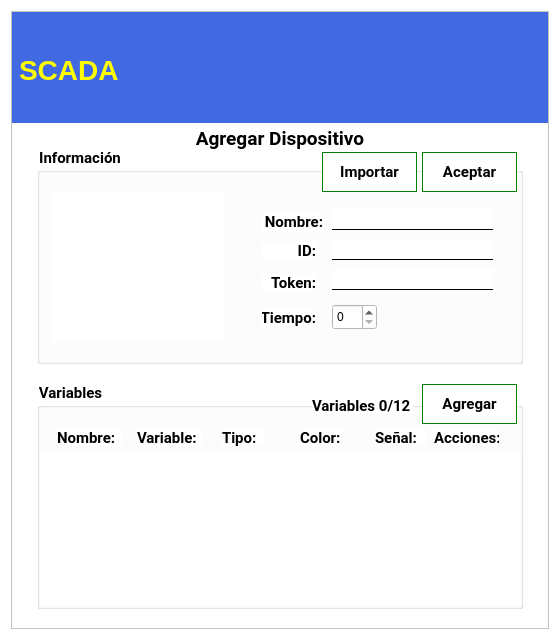
<?xml version="1.0" encoding="UTF-8"?>
<ui version="4.0">
 <class>AgregarDispositvoModal</class>
 <widget class="QWidget" name="AgregarDispositvoModal">
  <property name="windowModality">
   <enum>Qt::WindowModal</enum>
  </property>
  <property name="geometry">
   <rect>
    <x>0</x>
    <y>0</y>
    <width>560</width>
    <height>640</height>
   </rect>
  </property>
  <property name="sizePolicy">
   <sizepolicy hsizetype="Preferred" vsizetype="Maximum">
    <horstretch>0</horstretch>
    <verstretch>0</verstretch>
   </sizepolicy>
  </property>
  <property name="minimumSize">
   <size>
    <width>560</width>
    <height>640</height>
   </size>
  </property>
  <property name="font">
   <font>
    <family>Noto Serif</family>
    <pointsize>11</pointsize>
    <weight>75</weight>
    <bold>true</bold>
   </font>
  </property>
  <property name="contextMenuPolicy">
   <enum>Qt::NoContextMenu</enum>
  </property>
  <property name="windowTitle">
   <string>Sistema SCADA</string>
  </property>
  <property name="windowIcon">
   <iconset>
    <normaloff>../../../../../.designer/if_16_1751363.ico</normaloff>../../../../../.designer/if_16_1751363.ico</iconset>
  </property>
  <property name="styleSheet">
   <string notr="true">background-color: rgb(255, 255, 255);</string>
  </property>
  <property name="inputMethodHints">
   <set>Qt::ImhSensitiveData</set>
  </property>
  <layout class="QVBoxLayout" name="verticalLayout">
   <item alignment="Qt::AlignTop">
    <widget class="QFrame" name="MainFrame">
     <property name="minimumSize">
      <size>
       <width>360</width>
       <height>520</height>
      </size>
     </property>
     <property name="frameShape">
      <enum>QFrame::StyledPanel</enum>
     </property>
     <property name="frameShadow">
      <enum>QFrame::Raised</enum>
     </property>
     <layout class="QVBoxLayout" name="MainLayout">
      <property name="spacing">
       <number>0</number>
      </property>
      <property name="leftMargin">
       <number>0</number>
      </property>
      <property name="topMargin">
       <number>0</number>
      </property>
      <property name="rightMargin">
       <number>0</number>
      </property>
      <property name="bottomMargin">
       <number>20</number>
      </property>
      <item alignment="Qt::AlignTop">
       <widget class="QFrame" name="TitleFrame">
        <property name="minimumSize">
         <size>
          <width>0</width>
          <height>111</height>
         </size>
        </property>
        <property name="maximumSize">
         <size>
          <width>16777215</width>
          <height>111</height>
         </size>
        </property>
        <property name="frameShape">
         <enum>QFrame::NoFrame</enum>
        </property>
        <property name="frameShadow">
         <enum>QFrame::Plain</enum>
        </property>
        <layout class="QGridLayout" name="TitleLayout">
         <property name="leftMargin">
          <number>0</number>
         </property>
         <property name="topMargin">
          <number>0</number>
         </property>
         <property name="rightMargin">
          <number>0</number>
         </property>
         <property name="bottomMargin">
          <number>0</number>
         </property>
         <property name="spacing">
          <number>0</number>
         </property>
         <item row="0" column="0">
          <widget class="QLabel" name="lblUDB">
           <property name="sizePolicy">
            <sizepolicy hsizetype="Maximum" vsizetype="Maximum">
             <horstretch>0</horstretch>
             <verstretch>0</verstretch>
            </sizepolicy>
           </property>
           <property name="minimumSize">
            <size>
             <width>0</width>
             <height>116</height>
            </size>
           </property>
           <property name="maximumSize">
            <size>
             <width>16777215</width>
             <height>116</height>
            </size>
           </property>
           <property name="styleSheet">
            <string notr="true">background-color: rgb(65, 105, 225);
margin:0px;</string>
           </property>
           <property name="frameShape">
            <enum>QFrame::NoFrame</enum>
           </property>
           <property name="text">
            <string/>
           </property>
           <property name="pixmap">
            <pixmap resource="../../resources/resources.qrc">:/source/img/logo.png</pixmap>
           </property>
           <property name="alignment">
            <set>Qt::AlignRight|Qt::AlignTrailing|Qt::AlignVCenter</set>
           </property>
          </widget>
         </item>
         <item row="0" column="2">
          <widget class="QLabel" name="lblSCADA">
           <property name="sizePolicy">
            <sizepolicy hsizetype="Minimum" vsizetype="Maximum">
             <horstretch>0</horstretch>
             <verstretch>0</verstretch>
            </sizepolicy>
           </property>
           <property name="minimumSize">
            <size>
             <width>250</width>
             <height>116</height>
            </size>
           </property>
           <property name="maximumSize">
            <size>
             <width>16777215</width>
             <height>116</height>
            </size>
           </property>
           <property name="font">
            <font>
             <pointsize>21</pointsize>
             <weight>75</weight>
             <bold>true</bold>
            </font>
           </property>
           <property name="autoFillBackground">
            <bool>false</bool>
           </property>
           <property name="styleSheet">
            <string notr="true">color: rgb(255, 255, 0);background-color: rgb(65, 105, 225);
margin:0px;</string>
           </property>
           <property name="text">
            <string>SCADA</string>
           </property>
          </widget>
         </item>
         <item row="0" column="3">
          <widget class="QFrame" name="ExitFrame">
           <property name="sizePolicy">
            <sizepolicy hsizetype="Maximum" vsizetype="Minimum">
             <horstretch>0</horstretch>
             <verstretch>0</verstretch>
            </sizepolicy>
           </property>
           <property name="minimumSize">
            <size>
             <width>0</width>
             <height>116</height>
            </size>
           </property>
           <property name="maximumSize">
            <size>
             <width>16777215</width>
             <height>116</height>
            </size>
           </property>
           <property name="styleSheet">
            <string notr="true">background-color: rgb(65, 105, 225);</string>
           </property>
           <property name="frameShape">
            <enum>QFrame::NoFrame</enum>
           </property>
           <property name="frameShadow">
            <enum>QFrame::Plain</enum>
           </property>
           <property name="lineWidth">
            <number>0</number>
           </property>
           <layout class="QGridLayout" name="ExitLayout">
            <property name="leftMargin">
             <number>0</number>
            </property>
            <property name="topMargin">
             <number>0</number>
            </property>
            <property name="rightMargin">
             <number>0</number>
            </property>
            <property name="bottomMargin">
             <number>0</number>
            </property>
            <property name="spacing">
             <number>0</number>
            </property>
            <item row="0" column="1">
             <widget class="QPushButton" name="btnExit">
              <property name="sizePolicy">
               <sizepolicy hsizetype="Maximum" vsizetype="Maximum">
                <horstretch>0</horstretch>
                <verstretch>0</verstretch>
               </sizepolicy>
              </property>
              <property name="maximumSize">
               <size>
                <width>32</width>
                <height>32</height>
               </size>
              </property>
              <property name="layoutDirection">
               <enum>Qt::RightToLeft</enum>
              </property>
              <property name="text">
               <string/>
              </property>
              <property name="icon">
               <iconset resource="../../resources/resources.qrc">
                <normaloff>:/source/img/Cancelar.png</normaloff>:/source/img/Cancelar.png</iconset>
              </property>
              <property name="iconSize">
               <size>
                <width>24</width>
                <height>24</height>
               </size>
              </property>
              <property name="flat">
               <bool>true</bool>
              </property>
             </widget>
            </item>
            <item row="0" column="0" rowspan="2">
             <widget class="QLabel" name="lblIIE">
              <property name="sizePolicy">
               <sizepolicy hsizetype="Maximum" vsizetype="Preferred">
                <horstretch>0</horstretch>
                <verstretch>0</verstretch>
               </sizepolicy>
              </property>
              <property name="maximumSize">
               <size>
                <width>16777215</width>
                <height>116</height>
               </size>
              </property>
              <property name="styleSheet">
               <string notr="true">background-color: rgb(65, 105, 225);
margin:0px;</string>
              </property>
              <property name="text">
               <string/>
              </property>
              <property name="pixmap">
               <pixmap resource="../../resources/resources.qrc">:/source/img/iiie.png</pixmap>
              </property>
              <property name="scaledContents">
               <bool>false</bool>
              </property>
              <property name="alignment">
               <set>Qt::AlignCenter</set>
              </property>
             </widget>
            </item>
           </layout>
          </widget>
         </item>
        </layout>
       </widget>
      </item>
      <item alignment="Qt::AlignTop">
       <widget class="QLabel" name="lblTitle">
        <property name="sizePolicy">
         <sizepolicy hsizetype="Minimum" vsizetype="Maximum">
          <horstretch>0</horstretch>
          <verstretch>0</verstretch>
         </sizepolicy>
        </property>
        <property name="minimumSize">
         <size>
          <width>0</width>
          <height>26</height>
         </size>
        </property>
        <property name="maximumSize">
         <size>
          <width>16777215</width>
          <height>51</height>
         </size>
        </property>
        <property name="font">
         <font>
          <family>Roboto</family>
          <pointsize>14</pointsize>
          <weight>75</weight>
          <bold>true</bold>
         </font>
        </property>
        <property name="styleSheet">
         <string notr="true">margin-top:5px;</string>
        </property>
        <property name="text">
         <string>Agregar Dispositivo</string>
        </property>
        <property name="alignment">
         <set>Qt::AlignCenter</set>
        </property>
       </widget>
      </item>
      <item>
       <widget class="QGroupBox" name="InformacionContent">
        <property name="minimumSize">
         <size>
          <width>0</width>
          <height>215</height>
         </size>
        </property>
        <property name="font">
         <font>
          <family>Roboto</family>
          <pointsize>11</pointsize>
          <weight>75</weight>
          <bold>true</bold>
         </font>
        </property>
        <property name="styleSheet">
         <string notr="true">QGroupBox{margin-left:25px;margin-right:25px;}
QGroupBox::title{top:0;}</string>
        </property>
        <property name="title">
         <string>Información</string>
        </property>
        <property name="alignment">
         <set>Qt::AlignLeading|Qt::AlignLeft|Qt::AlignVCenter</set>
        </property>
        <property name="flat">
         <bool>false</bool>
        </property>
        <widget class="QLabel" name="lblImagen">
         <property name="geometry">
          <rect>
           <x>40</x>
           <y>42</y>
           <width>171</width>
           <height>151</height>
          </rect>
         </property>
         <property name="text">
          <string/>
         </property>
         <property name="pixmap">
          <pixmap resource="../../resources/resources.qrc">:/source/img/NoImage.png</pixmap>
         </property>
         <property name="scaledContents">
          <bool>true</bool>
         </property>
        </widget>
        <widget class="QLineEdit" name="txtNombre">
         <property name="geometry">
          <rect>
           <x>320</x>
           <y>60</y>
           <width>161</width>
           <height>21</height>
          </rect>
         </property>
         <property name="styleSheet">
          <string notr="true">border-bottom:1px solid black;border-top:none;</string>
         </property>
        </widget>
        <widget class="QLineEdit" name="txtID">
         <property name="geometry">
          <rect>
           <x>320</x>
           <y>90</y>
           <width>161</width>
           <height>21</height>
          </rect>
         </property>
         <property name="styleSheet">
          <string notr="true">border-bottom:1px solid black;border-top:none;</string>
         </property>
        </widget>
        <widget class="QLineEdit" name="txtToken">
         <property name="geometry">
          <rect>
           <x>320</x>
           <y>120</y>
           <width>161</width>
           <height>21</height>
          </rect>
         </property>
         <property name="styleSheet">
          <string notr="true">border-bottom:1px solid black;border-top:none;</string>
         </property>
        </widget>
        <widget class="QSpinBox" name="txtTime">
         <property name="geometry">
          <rect>
           <x>320</x>
           <y>155</y>
           <width>45</width>
           <height>26</height>
          </rect>
         </property>
        </widget>
        <widget class="QLabel" name="label">
         <property name="geometry">
          <rect>
           <x>250</x>
           <y>63</y>
           <width>61</width>
           <height>20</height>
          </rect>
         </property>
         <property name="font">
          <font>
           <family>Roboto</family>
           <pointsize>11</pointsize>
           <weight>75</weight>
           <bold>true</bold>
          </font>
         </property>
         <property name="text">
          <string>Nombre:</string>
         </property>
         <property name="alignment">
          <set>Qt::AlignRight|Qt::AlignTrailing|Qt::AlignVCenter</set>
         </property>
        </widget>
        <widget class="QLabel" name="label_2">
         <property name="geometry">
          <rect>
           <x>250</x>
           <y>93</y>
           <width>54</width>
           <height>17</height>
          </rect>
         </property>
         <property name="font">
          <font>
           <family>Roboto</family>
           <pointsize>11</pointsize>
           <weight>75</weight>
           <bold>true</bold>
          </font>
         </property>
         <property name="text">
          <string>ID:</string>
         </property>
         <property name="alignment">
          <set>Qt::AlignRight|Qt::AlignTrailing|Qt::AlignVCenter</set>
         </property>
        </widget>
        <widget class="QLabel" name="label_3">
         <property name="geometry">
          <rect>
           <x>250</x>
           <y>125</y>
           <width>54</width>
           <height>17</height>
          </rect>
         </property>
         <property name="font">
          <font>
           <family>Roboto</family>
           <pointsize>11</pointsize>
           <weight>75</weight>
           <bold>true</bold>
          </font>
         </property>
         <property name="text">
          <string>Token:</string>
         </property>
         <property name="alignment">
          <set>Qt::AlignRight|Qt::AlignTrailing|Qt::AlignVCenter</set>
         </property>
        </widget>
        <widget class="QLabel" name="label_4">
         <property name="geometry">
          <rect>
           <x>250</x>
           <y>160</y>
           <width>54</width>
           <height>17</height>
          </rect>
         </property>
         <property name="font">
          <font>
           <family>Roboto</family>
           <pointsize>11</pointsize>
           <weight>75</weight>
           <bold>true</bold>
          </font>
         </property>
         <property name="text">
          <string>Tiempo:</string>
         </property>
         <property name="alignment">
          <set>Qt::AlignRight|Qt::AlignTrailing|Qt::AlignVCenter</set>
         </property>
        </widget>
        <widget class="QPushButton" name="btnAceptar">
         <property name="geometry">
          <rect>
           <x>410</x>
           <y>3</y>
           <width>95</width>
           <height>40</height>
          </rect>
         </property>
         <property name="sizePolicy">
          <sizepolicy hsizetype="Fixed" vsizetype="Fixed">
           <horstretch>0</horstretch>
           <verstretch>0</verstretch>
          </sizepolicy>
         </property>
         <property name="minimumSize">
          <size>
           <width>92</width>
           <height>38</height>
          </size>
         </property>
         <property name="maximumSize">
          <size>
           <width>128</width>
           <height>48</height>
          </size>
         </property>
         <property name="font">
          <font>
           <family>Roboto</family>
           <pointsize>11</pointsize>
           <weight>75</weight>
           <bold>true</bold>
          </font>
         </property>
         <property name="styleSheet">
          <string notr="true">border:1px solid green;top:0px;</string>
         </property>
         <property name="text">
          <string>Aceptar</string>
         </property>
         <property name="icon">
          <iconset resource="../../resources/resources.qrc">
           <normaloff>:/source/img/OK.png</normaloff>:/source/img/OK.png</iconset>
         </property>
         <property name="iconSize">
          <size>
           <width>24</width>
           <height>24</height>
          </size>
         </property>
         <property name="shortcut">
          <string notr="true"/>
         </property>
         <property name="checkable">
          <bool>false</bool>
         </property>
         <property name="flat">
          <bool>true</bool>
         </property>
        </widget>
        <widget class="QPushButton" name="btnImportar">
         <property name="geometry">
          <rect>
           <x>310</x>
           <y>3</y>
           <width>95</width>
           <height>40</height>
          </rect>
         </property>
         <property name="minimumSize">
          <size>
           <width>92</width>
           <height>38</height>
          </size>
         </property>
         <property name="maximumSize">
          <size>
           <width>128</width>
           <height>48</height>
          </size>
         </property>
         <property name="font">
          <font>
           <family>Roboto</family>
           <pointsize>11</pointsize>
           <weight>75</weight>
           <bold>true</bold>
          </font>
         </property>
         <property name="styleSheet">
          <string notr="true">border:1px solid green;</string>
         </property>
         <property name="text">
          <string>Importar</string>
         </property>
         <property name="icon">
          <iconset resource="../../resources/resources.qrc">
           <normaloff>:/source/img/Importar-SM.png</normaloff>:/source/img/Importar-SM.png</iconset>
         </property>
         <property name="iconSize">
          <size>
           <width>24</width>
           <height>24</height>
          </size>
         </property>
         <property name="shortcut">
          <string notr="true"/>
         </property>
         <property name="checkable">
          <bool>false</bool>
         </property>
         <property name="flat">
          <bool>true</bool>
         </property>
        </widget>
       </widget>
      </item>
      <item>
       <spacer name="horizontalSpacer">
        <property name="orientation">
         <enum>Qt::Horizontal</enum>
        </property>
        <property name="sizeType">
         <enum>QSizePolicy::MinimumExpanding</enum>
        </property>
        <property name="sizeHint" stdset="0">
         <size>
          <width>40</width>
          <height>20</height>
         </size>
        </property>
       </spacer>
      </item>
      <item>
       <widget class="QGroupBox" name="VariablesContent">
        <property name="minimumSize">
         <size>
          <width>0</width>
          <height>225</height>
         </size>
        </property>
        <property name="font">
         <font>
          <family>Roboto</family>
          <pointsize>11</pointsize>
          <weight>75</weight>
          <bold>true</bold>
         </font>
        </property>
        <property name="styleSheet">
         <string notr="true">QGroupBox{margin-left:25px;margin-right:25px;}
QGroupBox::title{top:0;}</string>
        </property>
        <property name="title">
         <string>Variables</string>
        </property>
        <widget class="QLabel" name="lblVariablesCount">
         <property name="geometry">
          <rect>
           <x>300</x>
           <y>13</y>
           <width>101</width>
           <height>17</height>
          </rect>
         </property>
         <property name="font">
          <font>
           <family>Roboto</family>
           <pointsize>11</pointsize>
           <weight>75</weight>
           <bold>true</bold>
          </font>
         </property>
         <property name="text">
          <string>Variables 0/12</string>
         </property>
        </widget>
        <widget class="QPushButton" name="btnVariableAgregar">
         <property name="geometry">
          <rect>
           <x>410</x>
           <y>0</y>
           <width>95</width>
           <height>40</height>
          </rect>
         </property>
         <property name="sizePolicy">
          <sizepolicy hsizetype="Fixed" vsizetype="Fixed">
           <horstretch>0</horstretch>
           <verstretch>0</verstretch>
          </sizepolicy>
         </property>
         <property name="minimumSize">
          <size>
           <width>92</width>
           <height>38</height>
          </size>
         </property>
         <property name="maximumSize">
          <size>
           <width>128</width>
           <height>48</height>
          </size>
         </property>
         <property name="font">
          <font>
           <family>Roboto</family>
           <pointsize>11</pointsize>
           <weight>75</weight>
           <bold>true</bold>
          </font>
         </property>
         <property name="styleSheet">
          <string notr="true">border:1px solid green;top:0px;</string>
         </property>
         <property name="text">
          <string>Agregar</string>
         </property>
         <property name="icon">
          <iconset resource="../../resources/resources.qrc">
           <normaloff>:/source/img/Agregar.png</normaloff>:/source/img/Agregar.png</iconset>
         </property>
         <property name="iconSize">
          <size>
           <width>24</width>
           <height>24</height>
          </size>
         </property>
         <property name="shortcut">
          <string notr="true"/>
         </property>
         <property name="checkable">
          <bool>false</bool>
         </property>
         <property name="flat">
          <bool>true</bool>
         </property>
        </widget>
        <widget class="QScrollArea" name="variablesScroll">
         <property name="geometry">
          <rect>
           <x>28</x>
           <y>70</y>
           <width>481</width>
           <height>151</height>
          </rect>
         </property>
         <property name="sizePolicy">
          <sizepolicy hsizetype="Preferred" vsizetype="Ignored">
           <horstretch>0</horstretch>
           <verstretch>0</verstretch>
          </sizepolicy>
         </property>
         <property name="minimumSize">
          <size>
           <width>481</width>
           <height>150</height>
          </size>
         </property>
         <property name="frameShape">
          <enum>QFrame::NoFrame</enum>
         </property>
         <property name="lineWidth">
          <number>0</number>
         </property>
         <property name="horizontalScrollBarPolicy">
          <enum>Qt::ScrollBarAlwaysOff</enum>
         </property>
         <property name="widgetResizable">
          <bool>true</bool>
         </property>
         <widget class="QWidget" name="VariableScrollContent">
          <property name="geometry">
           <rect>
            <x>0</x>
            <y>0</y>
            <width>481</width>
            <height>151</height>
           </rect>
          </property>
          <layout class="QVBoxLayout" name="VariablesLayout">
           <property name="leftMargin">
            <number>5</number>
           </property>
           <property name="topMargin">
            <number>5</number>
           </property>
           <property name="rightMargin">
            <number>9</number>
           </property>
          </layout>
         </widget>
        </widget>
        <widget class="QLabel" name="lblVariableNombre">
         <property name="geometry">
          <rect>
           <x>45</x>
           <y>45</y>
           <width>65</width>
           <height>17</height>
          </rect>
         </property>
         <property name="font">
          <font>
           <family>Roboto</family>
           <pointsize>11</pointsize>
           <weight>75</weight>
           <bold>true</bold>
          </font>
         </property>
         <property name="text">
          <string>Nombre:</string>
         </property>
        </widget>
        <widget class="QLabel" name="lblVariablePIN">
         <property name="geometry">
          <rect>
           <x>125</x>
           <y>45</y>
           <width>65</width>
           <height>17</height>
          </rect>
         </property>
         <property name="font">
          <font>
           <family>Roboto</family>
           <pointsize>11</pointsize>
           <weight>75</weight>
           <bold>true</bold>
          </font>
         </property>
         <property name="text">
          <string>Variable:</string>
         </property>
        </widget>
        <widget class="QLabel" name="lblVariableTipo">
         <property name="geometry">
          <rect>
           <x>210</x>
           <y>45</y>
           <width>41</width>
           <height>17</height>
          </rect>
         </property>
         <property name="font">
          <font>
           <family>Roboto</family>
           <pointsize>11</pointsize>
           <weight>75</weight>
           <bold>true</bold>
          </font>
         </property>
         <property name="text">
          <string>Tipo:</string>
         </property>
        </widget>
        <widget class="QLabel" name="lblVariableColor">
         <property name="geometry">
          <rect>
           <x>288</x>
           <y>45</y>
           <width>41</width>
           <height>17</height>
          </rect>
         </property>
         <property name="font">
          <font>
           <family>Roboto</family>
           <pointsize>11</pointsize>
           <weight>75</weight>
           <bold>true</bold>
          </font>
         </property>
         <property name="text">
          <string>Color:</string>
         </property>
        </widget>
        <widget class="QLabel" name="lblVariableSenal">
         <property name="geometry">
          <rect>
           <x>363</x>
           <y>45</y>
           <width>51</width>
           <height>17</height>
          </rect>
         </property>
         <property name="font">
          <font>
           <family>Roboto</family>
           <pointsize>11</pointsize>
           <weight>75</weight>
           <bold>true</bold>
          </font>
         </property>
         <property name="text">
          <string>Señal:</string>
         </property>
        </widget>
        <widget class="QLabel" name="lblVariableAccion">
         <property name="geometry">
          <rect>
           <x>422</x>
           <y>45</y>
           <width>65</width>
           <height>17</height>
          </rect>
         </property>
         <property name="font">
          <font>
           <family>Roboto</family>
           <pointsize>11</pointsize>
           <weight>75</weight>
           <bold>true</bold>
          </font>
         </property>
         <property name="text">
          <string>Acciones:</string>
         </property>
        </widget>
       </widget>
      </item>
     </layout>
    </widget>
   </item>
  </layout>
 </widget>
 <resources>
  <include location="../../resources/resources.qrc"/>
  <include location="../../resources/resources.qrc"/>
  <include location="../../resources/resources.qrc"/>
 </resources>
 <connections/>
</ui>
